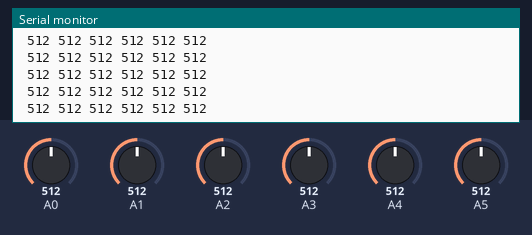
A sketch run on a simulated Arduino Uno, built with avr-gcc and run on an emulated ATmega328P. Parts: the last lines printed to the serial monitor. The test bench sets the inputs (shaded band); at power-on: A0 = 512, A1 = 512, A2 = 512, A3 = 512, A4 = 512, A5 = 512.

Above: at 1.2 s.
1.3 s: A0 set to 108
At 2.4 s:
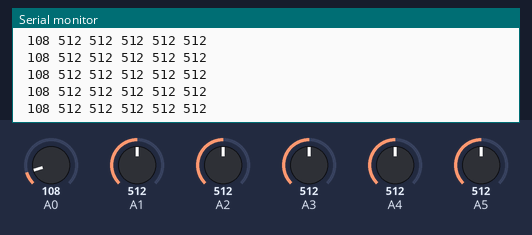
4.3 s: A0 set to 90
At 5.4 s:
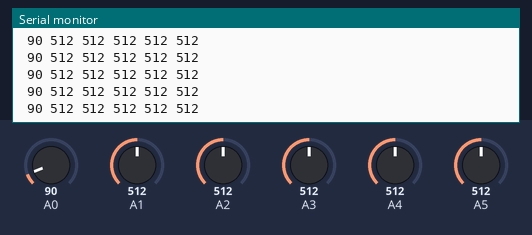
Timing chart, 0 to 5.7 s (numbered marks = the images above; inputs shaded):
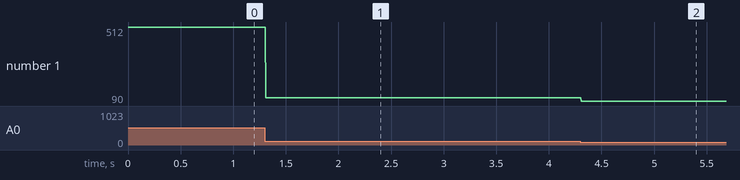

Measured:
- after the input at 1.3 s, the serial monitor: prints a new line at once (image 1)
- after the input at 4.3 s, the serial monitor: prints a new line at once (image 2)
- plotted number 1: 512 → 108 after the input at 1.3 s, 108 → 90 after the input at 4.3 s

The sketch:

reflecArraySensorTest.ino
```cpp
/*
Easy Line Follower Robot -DIYhacking.com Arvind Sanjeev

Quick and easy line following robot using an IR reflectance
array.Connect Vcc and Gnd to the Pololu QTR-8A sensor from
the arduino. Connect the pins 1,2,3,... to arduino's analog
pins 0,1,2,3,4,5.
If the average of the 3 values of the sensors on the left is
greater than the average of those on the right, then the robot
moves left and vice versa.
NOTE : The values in the code for analog voltages would have
to be modified if you are not using the Pololu QTR-8A reflectance
array sensor. Use trial and error to find out max and min
values for your own IR array sensor.

 */
#include <Servo.h>

int mid = 0;
int mn = 0;
int mx = 0;

void setup() {
  Serial.begin(115200);

//  for (int i=0; i<5000; i++) {
//
//    int val = 0;
//
//    //Calibrating the sensor, finding max and min reflectance values.
//    for(int j=0; j<=5; j++) {
//      val = analogRead(j);
//      if(val >= mx)
//        mx = val;
//
//      if(val <= mn)
//        mn = val;
//    }
//    delay(1);
//  }

//  mid = ((mx + mn)/2);
}

void loop() {
  int s0 = 0;
  int s1 = 0;
  int s2 = 0;
  int s3 = 0;
  int s4 = 0;
  int s5 = 0;

  s0 = analogRead(0);//Signal pin 1 on the board
  s1 = analogRead(1);//Signal pin 2 on the board
  s2 = analogRead(2);//Signal pin 3 on the board
  s3 = analogRead(3);//Signal pin 4 on the board
  s4 = analogRead(4);//Signal pin 5 on the board
  s5 = analogRead(5);//Signal pin 6 on the board

//  Serial.print("Mid: ");
//  Serial.print(mid);
  Serial.print(" ");
  Serial.print(s0);
  Serial.print(" ");
  Serial.print(s1);
  Serial.print(" ");
  Serial.print(s2);
  Serial.print(" ");
  Serial.print(s3);
  Serial.print(" ");
  Serial.print(s4);
  Serial.print(" ");
  Serial.print(s5);
  Serial.print(" ");
  Serial.println();

//  //Move right
//  if ((((s0+s1+s2)/3)>(((s3+s4+s5)/3)+240))) {
//    turnRight();
//    Serial.print(" RIGHT");
//    delay(abs((((s5+s4+s3)/3)-((s0+s1+s2)/3))/2));
//  }
//
//  //Move left
//  if ((((s0+s1+s2)/3)<(((s3+s4+s5)/3)-240))) {
//    turnLeft();
//    Serial.print(" LEFT");
//    delay(abs((((s5+s4+s3)/3)-((s0+s1+s2)/3))/2));
//  }

//  //Stop if all the sensors give low reflectance values
//  if ((s0 > mid)&&(s5 > mid)) {
//    stop();
//    Serial.print(" STOP");
//
//    delay(1000);
//  }
}

//void turnRight() {
//  move(1, SPEED, 0);
//  move(2, SPEED, 1);
//}
//
//void turnLeft() {
//  move(1, SPEED, 1);
//  move(2, SPEED, 0);
//}
//
//void moveForward() {
//  move(1, SPEED, 0);
//  move(2, SPEED, 0);
//}
//
//void moveBackward() {
//  move(1, 100, 1);
//  move(2, 100, 1);
//}
//
//void move(int motor, int speed, int direction) {
//  //Move specific motor at speed and direction
//  //motor: 0 for B 1 for A
//  //speed: 0 is off, and 255 is full speed
//  //direction: 0 clockwise, 1 counter-clockwise
//
//  digitalWrite(STBY, HIGH); //disable standby
//
//  boolean inPin1 = LOW;
//  boolean inPin2 = HIGH;
//
//  if (direction == 1) {
//    inPin1 = HIGH;
//    inPin2 = LOW;
//  }
//
//  if (motor == 1) {
//    digitalWrite(AIN1, inPin1);
//    digitalWrite(AIN2, inPin2);
//    analogWrite(PWMA, speed);
//  } else {
//    digitalWrite(BIN1, inPin1);
//    digitalWrite(BIN2, inPin2);
//    analogWrite(PWMB, speed);
//  }
//}
//
//void stop(){
////enable standby
//  digitalWrite(STBY, LOW);
//}
```
